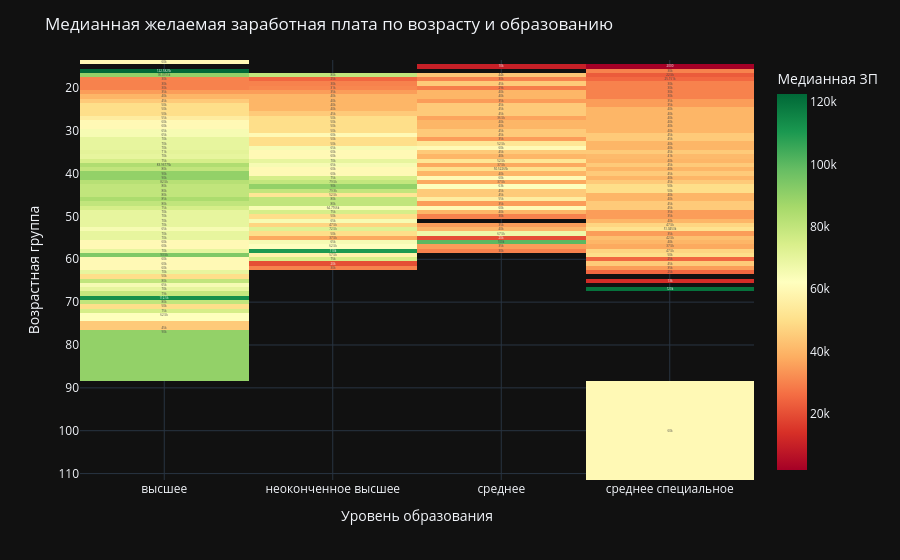

Notebook source saved alongside this figure:
### Markdown cell above
### 7. Постройте сводную таблицу, иллюстрирующую зависимость **медианной** желаемой заработной платы от возраста (**"Возраст"**) и образования (**"Образование"**).
 На полученной сводной таблице постройте **тепловую карту**. Проанализируйте тепловую карту, сравнив показатели внутри групп.

### Code cell
# 1. Сводная таблица: медианная желаемая ЗП по возрасту и образованию
pivot_table = hh_database.pivot_table(values='ЗП (руб)', index='Возраст', columns='Образование', aggfunc='median')

# 2. Тепловая карта 
fig = px.imshow(
    pivot_table,
    text_auto=True,
    aspect="auto",
    color_continuous_scale='RdYlGn',   # зелёный — высокая ЗП, красный — низкая
    labels=dict(x="Образование", y="Возраст", color="Медианная ЗП (руб.)")
)

fig.update_layout(
    title="Медианная желаемая заработная плата по возрасту и образованию",
    xaxis_title="Уровень образования",
    yaxis_title="Возрастная группа",
    coloraxis_colorbar_title="Медианная ЗП"
)

fig.show() 

# 4.7 Для какой категории образования наблюдается самый быстрый карьерный рост (то есть интенсивность роста заработной платы наибольшая)?
# высшее

### Figure 1 — Plotly figure (JSON) as saved in the notebook; plotly's stock layout.template omitted (floating-point values rounded to 4 significant figures; data arrays with more than 128 entries replaced by an {"elided": "..."} marker saying what was removed)
{"data": [{"coloraxis": "coloraxis", "name": "0", "texttemplate": "%{z}", "x": ["высшее", "неоконченное высшее", "среднее", "среднее специальное"], "y": [14, 15, 16, 17, 18, 19, 20, 21, 22, 23, 24, 25, 26, 27, 28, 29, 30, 31, 32, 33, 34, 35, 36, 37, 38, 39, 40, 41, 42, 43, 44, 45, 46, 47, 48, 49, 50, 51, 52, 53, 54, 55, 56, 57, 58, 59, 60, 61, 62, 63, 64, 65, 66, 67, 68, 69, 70, 71, 72, 73, 76, 77, 100], "z": {"elided": "63x4 float values"}, "type": "heatmap", "xaxis": "x", "yaxis": "y", "hovertemplate": "Образование: %{x}<br>Возраст: %{y}<br>Медианная ЗП (руб.): %{z}<extra></extra>"}], "layout": {"xaxis": {"anchor": "y", "domain": [0.0, 1.0], "title": {"text": "Уровень образования"}}, "yaxis": {"anchor": "x", "domain": [0.0, 1.0], "autorange": "reversed", "title": {"text": "Возрастная группа"}}, "coloraxis": {"colorbar": {"title": {"text": "Медианная ЗП"}}, "colorscale": [[0.0, "rgb(165,0,38)"], [0.1, "rgb(215,48,39)"], [0.2, "rgb(244,109,67)"], [0.3, "rgb(253,174,97)"], [0.4, "rgb(254,224,139)"], [0.5, "rgb(255,255,191)"], [0.6, "rgb(217,239,139)"], [0.7, "rgb(166,217,106)"], [0.8, "rgb(102,189,99)"], [0.9, "rgb(26,152,80)"], [1.0, "rgb(0,104,55)"]]}, "margin": {"t": 60}, "title": {"text": "Медианная желаемая заработная плата по возрасту и образованию"}}}
